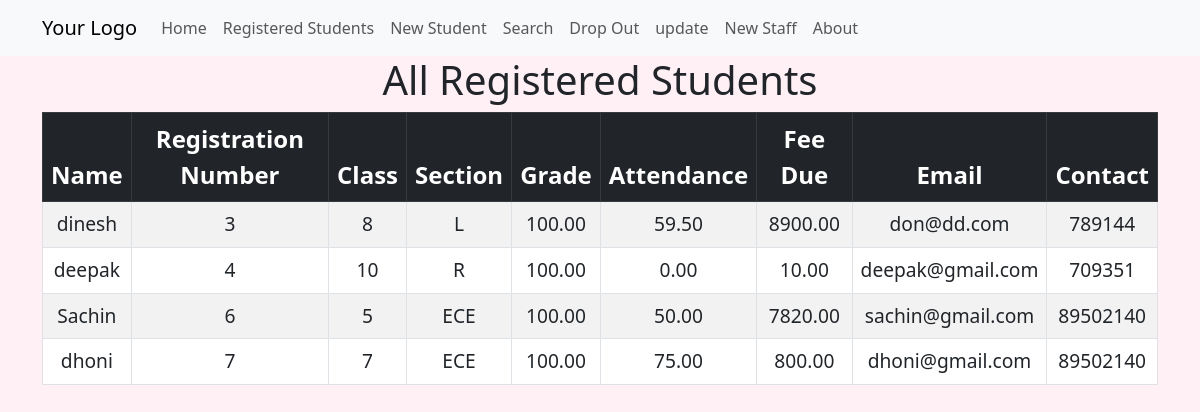
/registered, run on the app's committed database.
### studentapp/models.py (models this page shows)
class StudentRegister(models.Model):
    s_name       = models.CharField(max_length=25)
    s_reg        = models.AutoField(max_length=5,db_index=True,auto_created=True,primary_key=True)
    s_attendance = models.DecimalField(max_digits=5, decimal_places=2,default=0.00)
    s_feedue     = models.DecimalField(max_digits=10, decimal_places=2,default=10)
    s_contact    = models.CharField(max_length=15)
    s_section    =  models.CharField(max_length=3)
    s_class      = models.IntegerField()
    s_email      = models.EmailField(max_length=25)
    s_password   = models.CharField(max_length=8)
    s_grade      =  models.DecimalField(max_digits=5, decimal_places=2,default=100)

### studentapp/views.py (the view)
# urls.py: path('registered',views.registered),
def registered(request):
    title="All Registered Students"
    result = sr.objects.all()
    return render(request,'view.html',{'result':result,'title':title})

### templates/view.html (shortened to what this page needs)
<!DOCTYPE html>
<html lang="en">
<head>
    <link href="https://cdn.jsdelivr.net/npm/bootstrap@5.3.0/dist/css/bootstrap.min.css" rel="stylesheet">
</head>
<body style="background-color: lavenderblush;">
    {% extends 'base.html' %}
    {% block home %}
    <div class="container">
        <h1 class="text-center">{{ title }}</h1>
        <div class="table-responsive">
            <table class="table table-bordered table-striped table-hover">
                <thead class="table-dark">
                    <tr>
                        <th scope="col" class="text-center">Name</th>
                        <th scope="col" class="text-center">Registration Number</th>
                        <th scope="col" class="text-center">Class</th>
                        <th scope="col" class="text-center">Section</th>
                        <th scope="col" class="text-center">Grade</th>
                        <th scope="col" class="text-center">Attendance</th>
                        <th scope="col" class="text-center">Fee Due</th>
                        <th scope="col" class="text-center">Email</th>
                        <th scope="col" class="text-center">Contact</th>
                    </tr>
                </thead>
                <tbody>
                    {% for student in result %}
                    <tr>
                        <td class="text-center">{{ student.s_name }}</td>
                        <td class="text-center">{{ student.s_reg }}</td>
                        <td class="text-center">{{ student.s_class }}</td>
                        <td class="text-center">{{ student.s_section }}</td>
                        <td class="text-center">{{ student.s_grade }}</td>
                        <td class="text-center">{{ student.s_attendance }}</td>
                        <td class="text-center">{{ student.s_feedue }}</td>
                        <td class="text-center">{{ student.s_email }}</td>
                        <td class="text-center">{{ student.s_contact }}</td>
                    </tr>
                    {% endfor %}
                </tbody>
            </table>
        </div>
    </div>
    {% endblock %}

### templates/base.html (shortened to what this page needs)
<!DOCTYPE html>
<html>
<head>
<link href="https://cdn.jsdelivr.net/npm/bootstrap@5.3.0/dist/css/bootstrap.min.css" rel="stylesheet">
</head>
<body>
  <nav class="navbar navbar-expand-lg navbar-light bg-light">
    <div class="container">
        <a class="navbar-brand" href="#">Your Logo</a>
        <div class="collapse navbar-collapse" id="navbarNav">
            <ul class="navbar-nav">
                <li class="nav-item">
                    <a class="nav-link" href="/home">Home</a>
                </li>
                <li class="nav-item">
                    <a class="nav-link" href="/registered">Registered Students</a>
                </li>
                <li class="nav-item">
                    <a class="nav-link" href="/reg">New Student</a>
                </li>
                <li class="nav-item">
                    <a class="nav-link" href="/search">Search</a>
                </li>
                <li class="nav-item">
                    <a class="nav-link" href="/drop">Drop Out</a>
                </li>
                <li class="nav-item">
                    <a class="nav-link" href="/update">update</a>
                </li>
            </ul>
            <ul class="navbar-nav ml-auto" >
                <li class="nav-item" style="align-items: end;">
                    <a class="nav-link" href="RegisterStaff">New Staff</a>
                </li>
            </ul>
            <ul class="navbar-nav ml-auto" >
                <li class="nav-item" style="align-items: end;">
                    <a class="nav-link" href="#about">About</a>
                </li>
            </ul>
        </div>
    </div>
</nav>
</body>
{% block home %}
{% endblock %}
</html>

### templates/base.html (style rules this page uses)
table { border-color: red ; padding:10px; }
th { border-color: black; margin: 5px; padding:5px; font-size:x-large; }
tr { border-color: blue; margin: 5px; }
td { padding-top: 10px; padding-bottom: 20px; padding-left: 30px; padding-right: 40px; font-size: larger; margin-top: 30px; }

### data on the page
StudentRegister: s_name "dinesh", s_reg "3", s_class "8", s_section "L", s_grade "100.00", s_attendance "59.50", s_feedue "8900.00", s_email "don@dd.com", s_contact "789144"
StudentRegister: s_name "deepak", s_reg "4", s_class "10", s_section "R", s_grade "100.00", s_attendance "0.00", s_feedue "10.00", s_email "deepak@gmail.com", s_contact "709351"
StudentRegister: s_name "Sachin", s_reg "6", s_class "5", s_section "ECE", s_grade "100.00", s_attendance "50.00", s_feedue "7820.00", s_email "sachin@gmail.com", s_contact "89502140"
StudentRegister: s_name "dhoni", s_reg "7", s_class "7", s_section "ECE", s_grade "100.00", s_attendance "75.00", s_feedue "800.00", s_email "dhoni@gmail.com", s_contact "89502140"

### other printed values
{{ title }} "All Registered Students"
